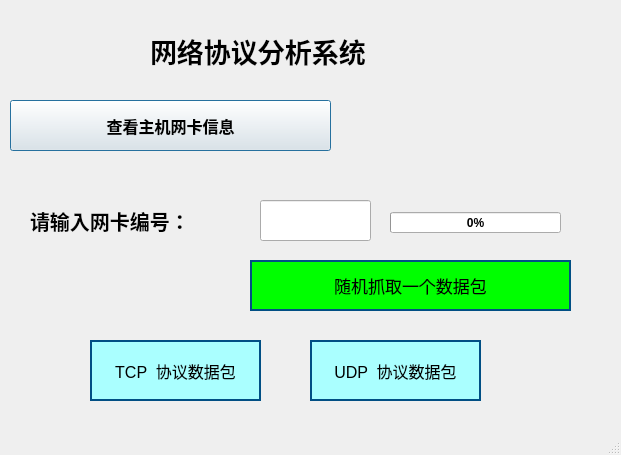
<?xml version="1.0" encoding="UTF-8"?>
<ui version="4.0">
 <class>MainWindow</class>
 <widget class="QMainWindow" name="MainWindow">
  <property name="geometry">
   <rect>
    <x>0</x>
    <y>0</y>
    <width>621</width>
    <height>455</height>
   </rect>
  </property>
  <property name="font">
   <font>
    <weight>75</weight>
    <bold>true</bold>
   </font>
  </property>
  <property name="windowTitle">
   <string>MainWindow</string>
  </property>
  <widget class="QWidget" name="centralwidget">
   <widget class="QPushButton" name="pushButton">
    <property name="geometry">
     <rect>
      <x>250</x>
      <y>260</y>
      <width>321</width>
      <height>51</height>
     </rect>
    </property>
    <property name="font">
     <font>
      <pointsize>13</pointsize>
      <weight>50</weight>
      <bold>false</bold>
     </font>
    </property>
    <property name="styleSheet">
     <string notr="true">QPushButton { background-color:rgb(0, 255, 0); border:2px solid #014F84; color: rgb(rgb(0, 0, 0)); }
QPushButton:hover { background-color:rgb(200, 194, 181); }
</string>
    </property>
    <property name="text">
     <string>随机抓取一个数据包</string>
    </property>
    <property name="default">
     <bool>true</bool>
    </property>
    <property name="flat">
     <bool>false</bool>
    </property>
   </widget>
   <widget class="QPushButton" name="pushButton_2">
    <property name="geometry">
     <rect>
      <x>90</x>
      <y>340</y>
      <width>171</width>
      <height>61</height>
     </rect>
    </property>
    <property name="font">
     <font>
      <pointsize>12</pointsize>
      <weight>50</weight>
      <bold>false</bold>
     </font>
    </property>
    <property name="styleSheet">
     <string notr="true">QPushButton { background-color:rgb(170, 255, 255); border:2px solid #014F84; color: rgb(rgb(0, 0, 0)); }
QPushButton:hover { background-color: rgb(200, 194, 181); }</string>
    </property>
    <property name="text">
     <string>TCP  协议数据包</string>
    </property>
    <property name="default">
     <bool>true</bool>
    </property>
   </widget>
   <widget class="QPushButton" name="pushButton_3">
    <property name="geometry">
     <rect>
      <x>310</x>
      <y>340</y>
      <width>171</width>
      <height>61</height>
     </rect>
    </property>
    <property name="font">
     <font>
      <pointsize>12</pointsize>
      <weight>50</weight>
      <bold>false</bold>
     </font>
    </property>
    <property name="styleSheet">
     <string notr="true">QPushButton { background-color:rgb(170, 255, 255); border:2px solid #014F84; color: rgb(rgb(0, 0, 0)); }
QPushButton:hover { background-color: rgb(200, 194, 181); }</string>
    </property>
    <property name="text">
     <string>UDP  协议数据包</string>
    </property>
    <property name="default">
     <bool>true</bool>
    </property>
    <property name="flat">
     <bool>false</bool>
    </property>
   </widget>
   <widget class="QPushButton" name="pushButton_5">
    <property name="geometry">
     <rect>
      <x>10</x>
      <y>100</y>
      <width>321</width>
      <height>51</height>
     </rect>
    </property>
    <property name="font">
     <font>
      <pointsize>12</pointsize>
      <weight>75</weight>
      <bold>true</bold>
     </font>
    </property>
    <property name="text">
     <string>查看主机网卡信息</string>
    </property>
    <property name="autoDefault">
     <bool>true</bool>
    </property>
    <property name="default">
     <bool>true</bool>
    </property>
   </widget>
   <widget class="QLineEdit" name="idx">
    <property name="geometry">
     <rect>
      <x>260</x>
      <y>200</y>
      <width>111</width>
      <height>41</height>
     </rect>
    </property>
    <property name="font">
     <font>
      <pointsize>12</pointsize>
      <weight>75</weight>
      <bold>true</bold>
     </font>
    </property>
   </widget>
   <widget class="QLabel" name="label">
    <property name="geometry">
     <rect>
      <x>30</x>
      <y>190</y>
      <width>221</width>
      <height>61</height>
     </rect>
    </property>
    <property name="font">
     <font>
      <pointsize>15</pointsize>
      <weight>75</weight>
      <bold>true</bold>
     </font>
    </property>
    <property name="text">
     <string>请输入网卡编号：</string>
    </property>
   </widget>
   <widget class="QLabel" name="label_2">
    <property name="geometry">
     <rect>
      <x>150</x>
      <y>20</y>
      <width>281</width>
      <height>61</height>
     </rect>
    </property>
    <property name="font">
     <font>
      <pointsize>20</pointsize>
      <weight>75</weight>
      <bold>true</bold>
     </font>
    </property>
    <property name="text">
     <string>网络协议分析系统</string>
    </property>
   </widget>
   <widget class="QProgressBar" name="progressBar">
    <property name="geometry">
     <rect>
      <x>390</x>
      <y>212</y>
      <width>171</width>
      <height>21</height>
     </rect>
    </property>
    <property name="value">
     <number>0</number>
    </property>
   </widget>
  </widget>
  <widget class="QMenuBar" name="menubar">
   <property name="geometry">
    <rect>
     <x>0</x>
     <y>0</y>
     <width>621</width>
     <height>26</height>
    </rect>
   </property>
  </widget>
  <widget class="QStatusBar" name="statusbar"/>
 </widget>
 <resources/>
 <connections/>
 <slots>
  <signal>signalSend(QString)</signal>
 </slots>
</ui>
